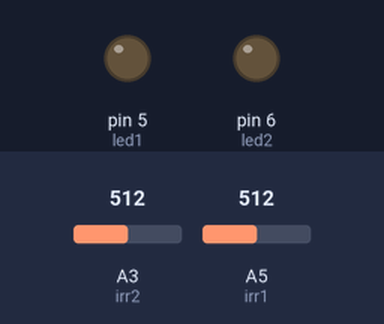
A sketch run on a simulated Arduino Uno, built with avr-gcc and run on an emulated ATmega328P. Shown: output pins drawn as LEDs (lit = HIGH). Inputs (shaded band) come from the test bench; at power-on: A3 (irr2) = 512, A5 (irr1) = 512.

Above: at 1.2 s.
1.3 s: A3 (irr2) set to 306
At 2.1 s:
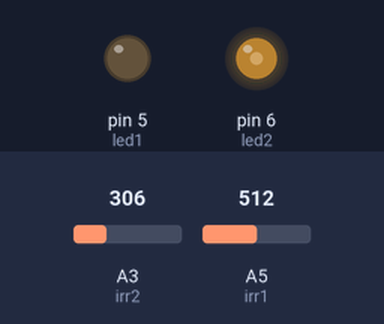
2.8 s: A5 (irr1) set to 306
At 3.2 s:
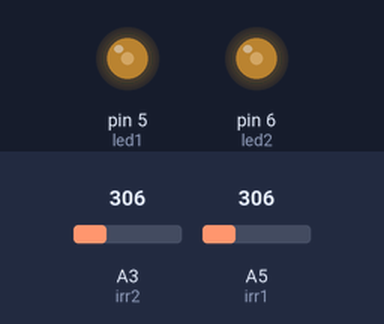
4.3 s: A3 (irr2) set to 122
At 5.5 s:
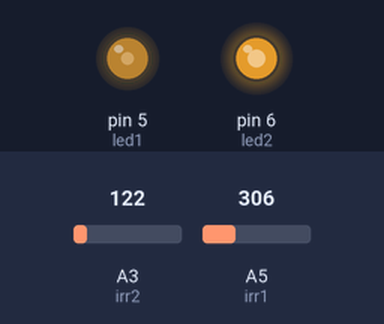
5.8 s: A5 (irr1) set to 122
At 6.7 s:
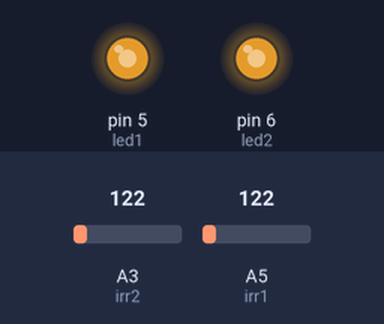
7.3 s: A3 (irr2) set to 511
At 7.9 s:
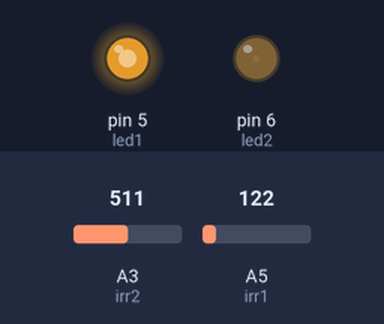
8.8 s: A5 (irr1) set to 511
At 10.2 s:
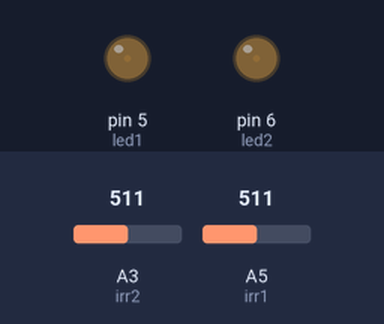
Timing chart, 0 to 11.3 s (numbered marks = the images above; inputs shaded):
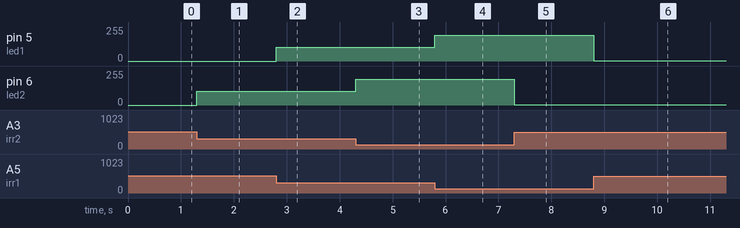

The sketch:

Distance_Sensor.ino
```cpp
#define led1 5
#define led2 6
#define irr1 19
#define irr2 17
const int nSamples = 100;
long zero1;
long zero2;
int val1;
int val2;
int ir1;
int ir2;
void setup() {
  // put your setup code here, to run once:

  pinMode(irr1, INPUT);//recievers are input
  pinMode(irr2, INPUT);
  for(int i=0; i<nSamples; i++)
  {
    zero1 += analogRead(irr1);
    zero2 += analogRead(irr2);
  }
  zero1 /= nSamples;
  zero2 /= nSamples;
  pinMode(led1, OUTPUT);//output light intensity based on irr
  pinMode(led2, OUTPUT);
  Serial.begin(9600);
}

void loop() {
  // put your main code here, to run repeatedly:
  ir1 = analogRead(irr1);
  if(ir1>zero1){ir1=zero1;}

  ir2 = analogRead(irr2);
  if(ir2>zero2){ir2=zero2;}

  val1 = map(ir1, 0, zero1, 255, 0);

  val2 = map(ir2, 0, zero2, 255, 0);

  analogWrite(led1, val1);
  analogWrite(led2, val2);
}
```

Measured:
- after the input at 1.3 s, pin 6 (led2): 0/255 → 103/255 at once
- after the input at 2.8 s, pin 5 (led1): 0/255 → 103/255 at once
- after the input at 4.3 s, pin 6 (led2): 103/255 → 195/255 at once
- after the input at 5.8 s, pin 5 (led1): 103/255 → 195/255 at once
- after the input at 7.3 s, pin 6 (led2): 195/255 → 1/255 at once
- after the input at 8.8 s, pin 5 (led1): 195/255 → 1/255 at once
